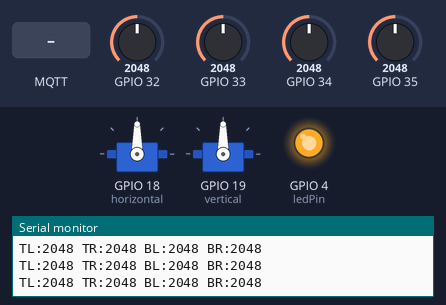
A sketch run on a simulated ESP32. Shown: 2 × servo, output pins drawn as LEDs (lit = HIGH), the last lines printed to the serial monitor. The inputs (shaded band) are chosen by the test bench; at power-on: GPIO 32 = 2048, GPIO 33 = 2048, GPIO 34 = 2048, GPIO 35 = 2048. WiFi joins after 1.5 s; servers stay silent unless stated; no MQTT or app messages arrive unless stated.

Above: at 2.7 s.
2.8 s: GPIO 32 set to 2208
At 3.93 s:
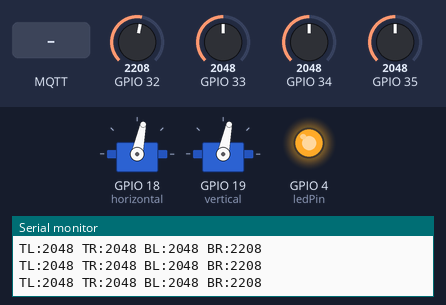
5.8 s: MQTT message "0" arrives on the first subscribed topic
At 6.3 s:
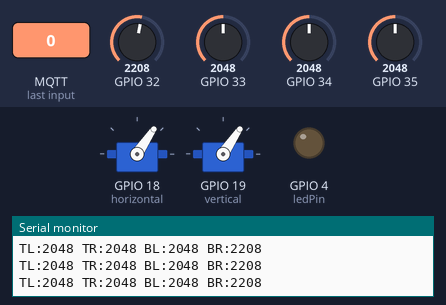
7.3 s: MQTT message "1" arrives on the first subscribed topic
At 7.51 s:
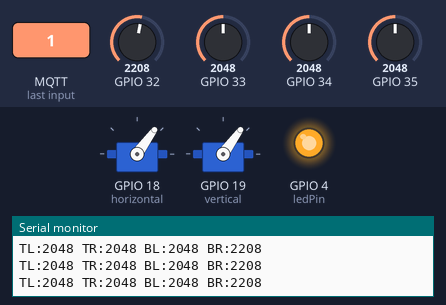
10.3 s: GPIO 33 set to 2167
At 12.2 s:
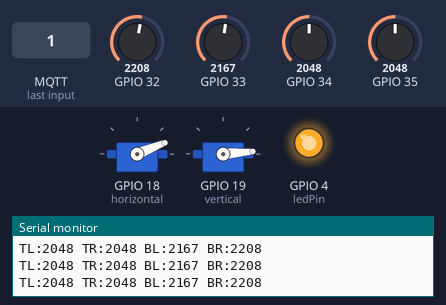
13.3 s: GPIO 34 set to 2160
14.8 s: GPIO 34 set to 2229
At 16.37 s:
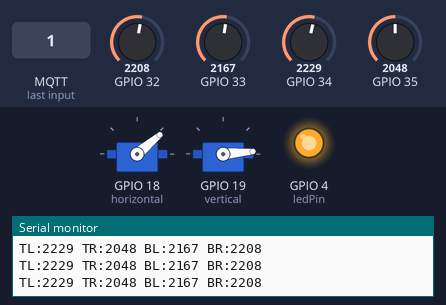
Timing chart, 0 to 21.3 s (numbered marks = the images above; inputs shaded):
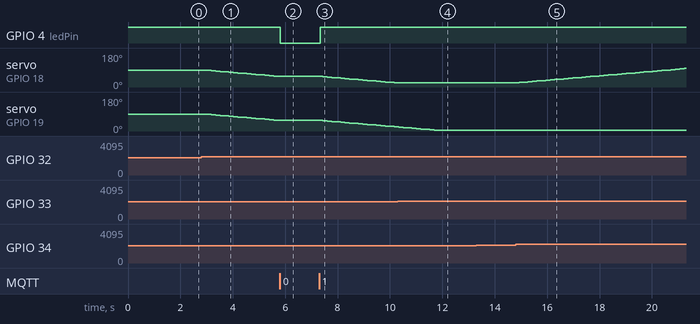

The sketch:

solar_tracker_esp32.ino
```cpp
#include <WiFi.h>
#include <PubSubClient.h>
#include <ESP32Servo.h>

Servo horizontal;
Servo vertical;

int servohori = 90;
int servovert = 90;

int servohoriLimitHigh = 175;
int servohoriLimitLow = 5;

int servovertLimitHigh = 175;
int servovertLimitLow = 5;

// LDR pins
int ldrTopLeft = 34;
int ldrTopRight = 35;
int ldrBottomRight = 32;
int ldrBottomLeft = 33;

// LED indicator
int ledPin = 4;

bool autoMode = true;

// WiFi
const char* ssid = "RedmiNote11";
const char* password = "iydiyd13";

// MQTT
const char* mqtt_server = "test.mosquitto.org";

const char* topic_horizontal = "/solartracker/s_horizontal";
const char* topic_vertical = "/solartracker/s_vertical";
const char* topic_auto = "/solartracker/auto_control";

const char* topic_tl = "/solartracker/ldrtopleft";
const char* topic_tr = "/solartracker/ldrtopright";
const char* topic_br = "/solartracker/ldrbottomright";
const char* topic_bl = "/solartracker/ldrbottomleft";

WiFiClient espClient;
PubSubClient client(espClient);

unsigned long lastPublish = 0;
unsigned long lastMove = 0;

int publishDelay = 600;
int moveDelay = 100;

// ===== MQTT RECEIVE =====
void callback(char* topic, byte* payload, unsigned int length) {

  String message = "";

  for (int i = 0; i < length; i++) {
    message += (char)payload[i];
  }

  if (String(topic) == topic_auto) {

    if (message == "1") {
      autoMode = true;
      digitalWrite(ledPin, HIGH);
    }

    if (message == "0") {
      autoMode = false;
      digitalWrite(ledPin, LOW);
    }
  }

  if (!autoMode && String(topic) == topic_horizontal) {

    servohori = message.toInt();
    servohori = constrain(servohori, servohoriLimitLow, servohoriLimitHigh);
    horizontal.write(servohori);
  }

  if (!autoMode && String(topic) == topic_vertical) {

    servovert = message.toInt();
    servovert = constrain(servovert, servovertLimitLow, servovertLimitHigh);
    vertical.write(servovert);
  }
}

// ===== MQTT RECONNECT =====
void reconnect() {

  while (!client.connected()) {

    if (client.connect("ESP32SolarTracker")) {

      client.subscribe(topic_auto);
      client.subscribe(topic_horizontal);
      client.subscribe(topic_vertical);

    } else {

      delay(2000);
    }
  }
}

void setup() {

  Serial.begin(115200);

  horizontal.attach(18);
  vertical.attach(19);

  horizontal.write(servohori);
  vertical.write(servovert);

  pinMode(ledPin, OUTPUT);
  digitalWrite(ledPin, HIGH);

  WiFi.begin(ssid, password);

  while (WiFi.status() != WL_CONNECTED) {
    delay(500);
    Serial.print(".");
  }

  Serial.println("WiFi connected");

  client.setServer(mqtt_server, 1883);
  client.setCallback(callback);
}

// ===== LDR FILTER =====
int readLDR(int pin) {

  long total = 0;

  for (int i = 0; i < 10; i++) {
    total += analogRead(pin);
    delay(2);
  }

  return total / 10;
}

void loop() {

  if (!client.connected()) reconnect();
  client.loop();

  int tl = readLDR(ldrTopLeft);
  int tr = readLDR(ldrTopRight);
  int br = readLDR(ldrBottomRight);
  int bl = readLDR(ldrBottomLeft);

  Serial.println("TL:" + String(tl) + " TR:" + String(tr) + " BL:" + String(bl) + " BR:" + String(br));

  if (millis() - lastPublish > publishDelay) {

    client.publish(topic_tl, String(tl).c_str());
    client.publish(topic_tr, String(tr).c_str());
    client.publish(topic_br, String(br).c_str());
    client.publish(topic_bl, String(bl).c_str());

    lastPublish = millis();
  }

  if (autoMode && millis() - lastMove > moveDelay) {

    int tol = 50;

    int avt = (tl + tr) / 2;
    int avd = (bl + br) / 2;

    int avl = (tl + bl) / 2;
    int avr = (tr + br) / 2;

    int dvert = avt - avd;
    int dhoriz = avl - avr;

    // Dead Zone
    if (abs(dvert) < tol) dvert = 0;
    if (abs(dhoriz) < tol) dhoriz = 0;

    int speed = 2;

    if (dvert > 0) servovert += speed;
    else if (dvert < 0) servovert -= speed;

    if (dhoriz > 0) servohori += speed;
    else if (dhoriz < 0) servohori -= speed;

    servovert = constrain(servovert, servovertLimitLow, servovertLimitHigh);
    servohori = constrain(servohori, servohoriLimitLow, servohoriLimitHigh);

    vertical.write(servovert);
    horizontal.write(servohori);

    lastMove = millis();
  }
}
```

Measured:
- the behaviour switches between 2147 and 2148 on GPIO 32 (found by bisection; images 0 and 1)
- the behaviour switches between 2109 and 2110 on GPIO 33 (found by bisection; images 3 and 4)
- the behaviour switches between 2188 and 2189 on GPIO 34 (found by bisection; images 4 and 5)
- after the input at 2.8 s, servo on GPIO 18 (horizontal), servo on GPIO 19 (vertical): moves from 90° to 56° over 2.7 s, starting after 0.20 s
- after the input at 5.8 s, GPIO 4 (ledPin): HIGH → LOW at once; servo on GPIO 18 (horizontal), servo on GPIO 19 (vertical): stays 56° (without the input it goes to 54° after 0.10 s)
- after the input at 7.3 s, GPIO 4 (ledPin): LOW → HIGH after 0.05 s; servo on GPIO 18 (horizontal), servo on GPIO 19 (vertical): moves from 56° to 22° over 2.7 s, starting after 0.13 s
- after the input at 10.3 s, servo on GPIO 18 (horizontal): stays 22° (without the input it goes to 20° after 0.03 s)
- after the input at 14.8 s, servo on GPIO 18 (horizontal): moves from 22° to 98° over 6.3 s, starting after 0.13 s
